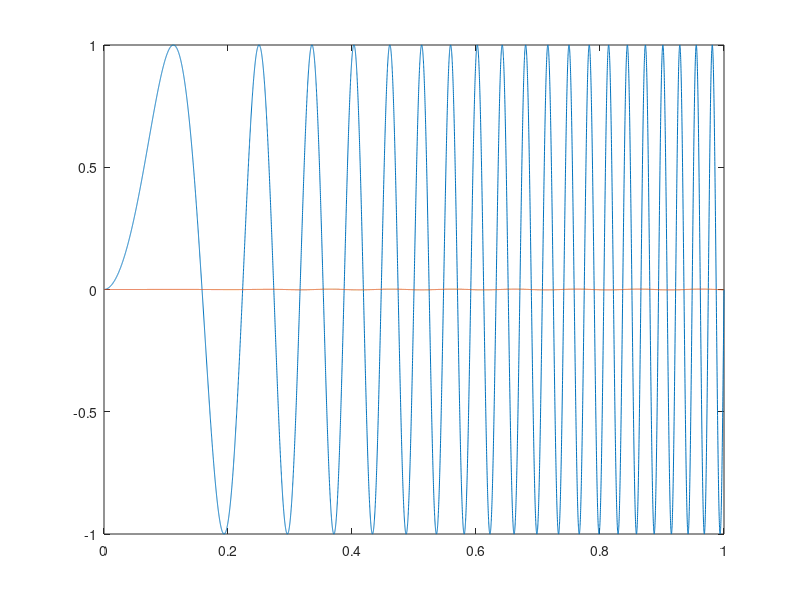

This figure's MATLAB source:
close all
clear all
clc


N=10000;
t=linspace(0,1,N);
dt=t(2)-t(1);
F=sin(40.*pi.*t.^2);
y=zeros([1,length(F)]);
y(1:end)=0;
a=y;
v=y;


gamma=0.1;
omega=2*pi*10

for n=3:N
    a(n)=F(n-1)-gamma*v(n-1)-y(n-1)*omega^2;
    v(n)=v(n-1)+a(n-1)*dt;
    y(n)=y(n-1)+v(n-1)*dt;
    %y(n)=(x(n)*dt^2 + 2*y(n-1) + gamma*dt*y(n-1)+y(n-2))/(1+gamma*dt+omega^2*dt^2);
end
figure()
plot(t,F)
hold on
plot(t,y)
axis([0 1 -1 1])
